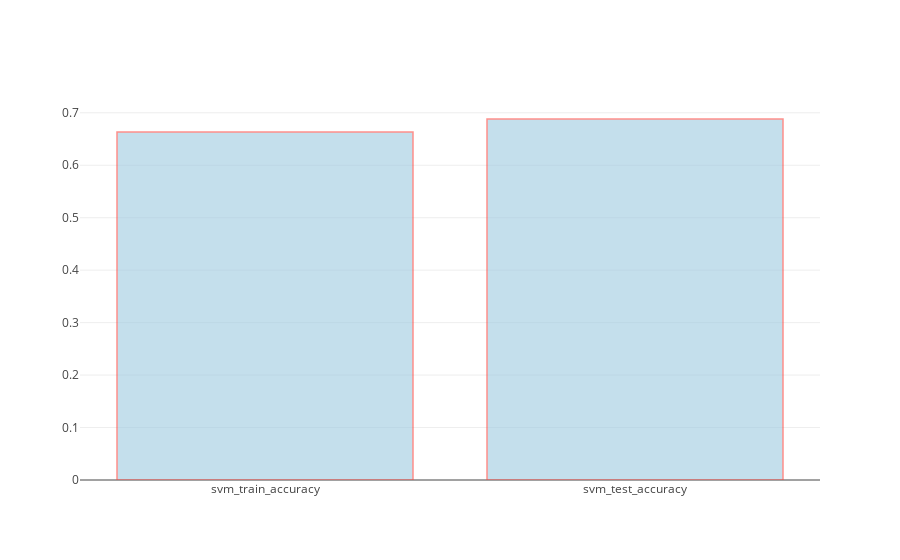

Notebook cell for this chart:
### Code cell
data = [go.Bar(
            x=["svm_train_accuracy","svm_test_accuracy"],
            y=[svm_train_accuracy,svm_test_accuracy],
            marker=dict(color='rgb(158,202,225)',
            line=dict(color='rgba(254, 69, 62, 1)',
            width=1.5),
        ),
    opacity=0.6
    )]

iplot(data, filename='text-hover-bar')

### Figure 1 — Plotly figure (JSON) as saved in the notebook; plotly's stock layout.template omitted (floating-point values rounded to 4 significant figures)
{"data": [{"marker": {"color": "rgb(158,202,225)", "line": {"color": "rgba(254, 69, 62, 1)", "width": 1.5}}, "opacity": 0.6, "type": "bar", "uid": "a250dedc-4114-11e9-bc1f-2816ad271347", "x": ["svm_train_accuracy", "svm_test_accuracy"], "y": [0.6636, 0.6882]}], "layout": {}}
